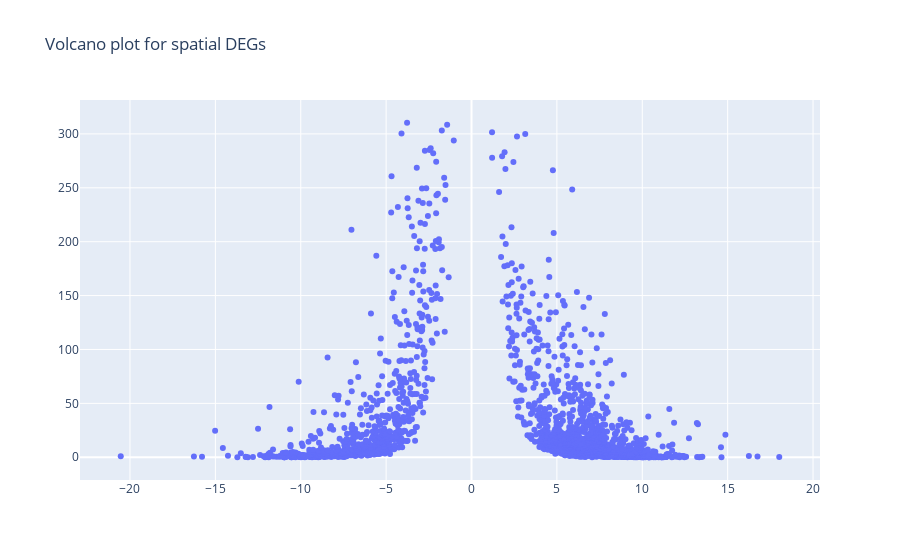

This figure's notebook cell:
### Code cell
pl_spatial_de(adata=adata)

### Figure 1 — Plotly figure (JSON) as saved in the notebook; plotly's stock layout.template omitted (floating-point values rounded to 4 significant figures; data arrays with more than 128 entries replaced by an {"elided": "..."} marker saying what was removed)
{"data": [{"hovertext": {"elided": "2000 str values"}, "mode": "markers", "type": "scatter", "x": {"elided": "2000 float values"}, "y": {"elided": "2000 float values"}}], "layout": {"title": {"text": "Volcano plot for spatial DEGs"}}}
